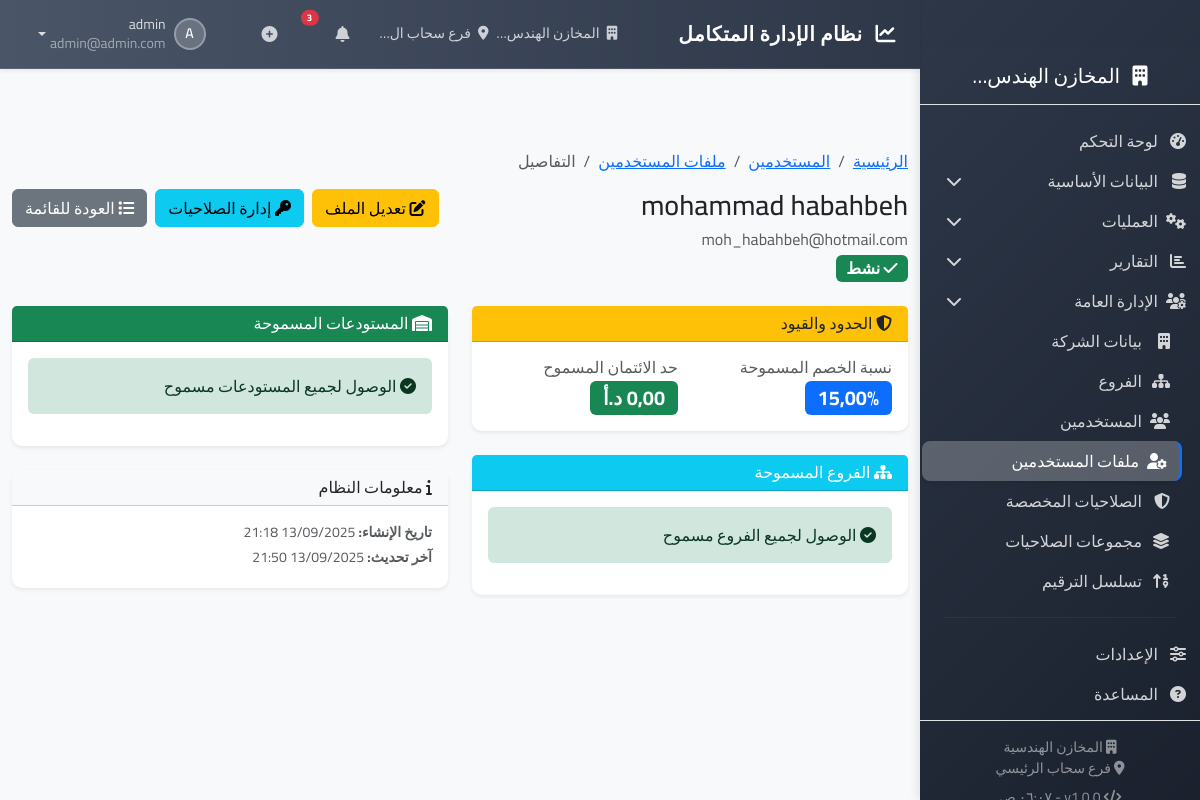
Page /profiles/4/ (signed in) on the earlier database version.
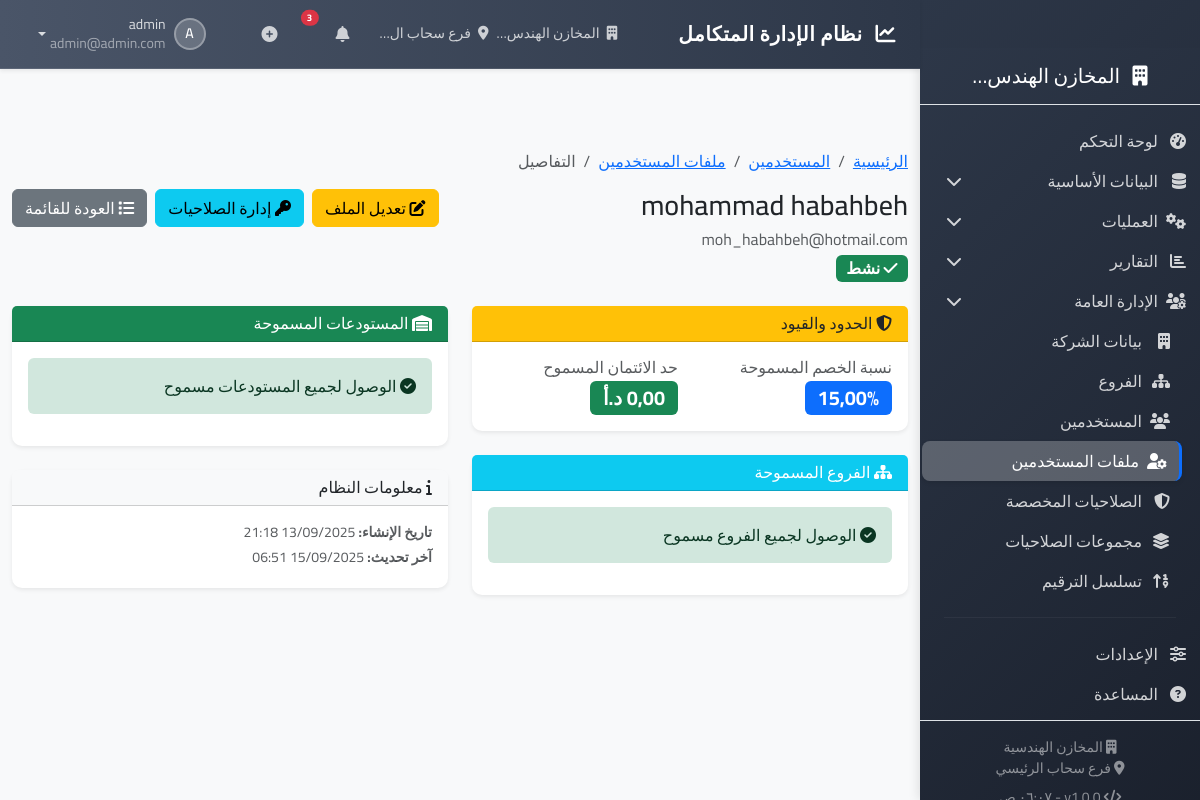
Same page on the later database version.
### apps/core/models.py (models this page shows, shortened)
class UserProfile(models.Model):
    user = models.OneToOneField(User, on_delete=models.CASCADE, related_name='profile')
    max_discount_percentage = models.DecimalField(_('نسبة الخصم المسموحة'), max_digits=5, decimal_places=2,
                                                  default=15.0)
    max_credit_limit = models.DecimalField(_('حد الائتمان المسموح'), max_digits=12, decimal_places=2, default=0)
    allowed_branches = models.ManyToManyField(Branch, verbose_name=_('الفروع المسموحة'), blank=True,
                                              help_text=_('فارغ = كل الفروع'))
    allowed_warehouses = models.ManyToManyField(Warehouse, verbose_name=_('المستودعات المسموحة'), blank=True,
                                                help_text=_('فارغ = كل المستودعات'))
    permission_groups = models.ManyToManyField(
        'PermissionGroup',
        blank=True,
        verbose_name=_('مجموعات الصلاحيات'),
        help_text=_('مجموعات الصلاحيات التي ينتمي إليها المستخدم')
    )
    created_at = models.DateTimeField(auto_now_add=True)
    updated_at = models.DateTimeField(auto_now=True)
    class Meta:
        verbose_name = _('ملف المستخدم')
        verbose_name_plural = _('ملفات المستخدمين')

class User(AbstractUser):
    phone = models.CharField(_('رقم الهاتف'), max_length=20, blank=True)
    emp_number = models.CharField(_('رقم الموظف'), max_length=20, blank=True, unique=True, null=True)
    company = models.ForeignKey(Company, on_delete=models.PROTECT, verbose_name=_('الشركة'), null=True, blank=True)
    branch = models.ForeignKey(Branch, on_delete=models.PROTECT, verbose_name=_('الفرع'), null=True, blank=True)
    default_warehouse = models.ForeignKey(Warehouse, on_delete=models.SET_NULL, null=True, blank=True,
                                          verbose_name=_('المستودع الافتراضي'), related_name='default_users')
    max_discount_percentage = models.DecimalField(_('نسبة الخصم المسموحة'), max_digits=5, decimal_places=2, default=0)
    signature = models.ImageField(_('التوقيع'), upload_to='signatures/', blank=True)
    ui_language = models.CharField(_('لغة الواجهة'), max_length=5, choices=[('ar', _('العربية')), ('en', _('English'))],
                                   default='ar')
    theme = models.CharField(_('المظهر'), max_length=20,
                             choices=[('light', _('فاتح')), ('dark', _('داكن')), ('auto', _('تلقائي'))],
                             default='light')
    is_active = models.BooleanField(_('نشط'), default=True)
    created_at = models.DateTimeField(auto_now_add=True)
    updated_at = models.DateTimeField(auto_now=True)
    class Meta:
        verbose_name = _('مستخدم')
        verbose_name_plural = _('المستخدمون')
    def can_access_branch(self, branch):
        if self.is_superuser:
            return True

### apps/core/views/user_profile_views.py (the view)
# urls.py: path('profiles/<int:pk>/', views.UserProfileDetailView.as_view(), name='profile_detail'),
class UserProfileDetailView(LoginRequiredMixin, PermissionRequiredMixin, UserMixin, DetailView):
    model = UserProfile
    template_name = 'core/user_profiles/profile_detail.html'
    context_object_name = 'profile'
    permission_required = 'core.view_userprofile'
    def get_context_data(self, **kwargs):
        context = super().get_context_data(**kwargs)
        context.update({
            'title': _('ملف المستخدم: %(name)s') % {
                'name': self.object.user.get_full_name() or self.object.user.username},
            'can_change': self.request.user.has_perm('core.change_userprofile'),
            'can_delete': self.request.user.has_perm('core.delete_userprofile'),
            'breadcrumbs': [
                {'title': _('الرئيسية'), 'url': reverse('core:dashboard')},
                {'title': _('المستخدمين'), 'url': reverse('core:user_list')},
                {'title': _('ملفات المستخدمين'), 'url': reverse('core:profile_list')},
                {'title': _('التفاصيل'), 'url': ''}
            ],
            'edit_url': reverse('core:profile_update', kwargs={'pk': self.object.pk}),
            'delete_url': reverse('core:profile_delete', kwargs={'pk': self.object.pk}),
            'permissions_url': reverse('core:user_permissions', kwargs={'user_id': self.object.user.pk}),
        })
        return context

### apps/core/context_processors.py (called while the page is built)
def system_settings(request):
    return {
        'SYSTEM_NAME': 'نظام ERP',
        'SYSTEM_VERSION': '1.0.0',
        'COMPANY_NAME': request.current_company.name if hasattr(request, 'current_company') and request.current_company else '',
        'BRANCH_NAME': request.current_branch.name if hasattr(request, 'current_branch') and request.current_branch else '',
        'CURRENCY': 'د.أ',  # الدينار الأردني
    }

### apps/core/mixins.py (called while the page is built)
    def get_queryset(self):
        queryset = super().get_queryset()
        user = self.request.user
        if user.is_superuser:
            return queryset
        if hasattr(user, 'company') and user.company:
            return queryset.filter(company=user.company)
        return queryset.filter(pk=user.pk)  # المستخدم يرى نفسه فقط

### apps/core/templates/core/user_profiles/profile_detail.html (shortened to what the changed rows need)
{% extends 'base/base.html' %}
{% load i18n static %}
{% block content %}
<div class="container-fluid py-4">
    <div class="d-flex justify-content-between align-items-start mb-4">
        <div>
            <h1 class="h3 mb-1">{{ profile.user.get_full_name|default:profile.user.username }}</h1>
            <p class="text-muted mb-1">{{ profile.user.email }}</p>
            <div class="d-flex align-items-center gap-3">
                {% if profile.user.is_active %}
                    <span class="badge bg-success fs-6">
                    </span>
                {% else %}
                    <span class="badge bg-secondary fs-6">
                        <i class="fas fa-times"></i> {% trans "غير نشط" %}
                    </span>
                {% endif %}
            </div>
        </div>
    </div>
    <div class="row">
        <div class="col-lg-6">
            <div class="card shadow-sm mb-4">
                <div class="card-body">
                    <div class="row g-4">
                        <div class="col-md-6">
                            <p class="mb-0">
                                <span class="badge bg-primary fs-5">{{ profile.max_discount_percentage }}%</span>
                            </p>
                        </div>
                        <div class="col-md-6">
                            <p class="mb-0">
                                <span class="badge bg-success fs-5">{{ profile.max_credit_limit|floatformat:2 }} د.أ</span>
                            </p>
                        </div>
                    </div>
                </div>
            </div>
        </div>
        <div class="col-lg-6">
            <div class="card shadow-sm mb-4">
                <div class="card-body">
                    <small class="text-muted d-block mb-1">
                        <strong>{% trans "تاريخ الإنشاء" %}:</strong> {{ profile.created_at|date:"d/m/Y H:i" }}
                    </small>
                    <small class="text-muted d-block mb-1">
                        <strong>{% trans "آخر تحديث" %}:</strong> {{ profile.updated_at|date:"d/m/Y H:i" }}
                    </small>
                </div>
            </div>
        </div>
    </div>
</div>
{% endblock %}

Differences in the rows shown:
changed UserProfile "mohammad habahbeh": updated_at "13/09/2025 21:50" → "15/09/2025 06:51"
